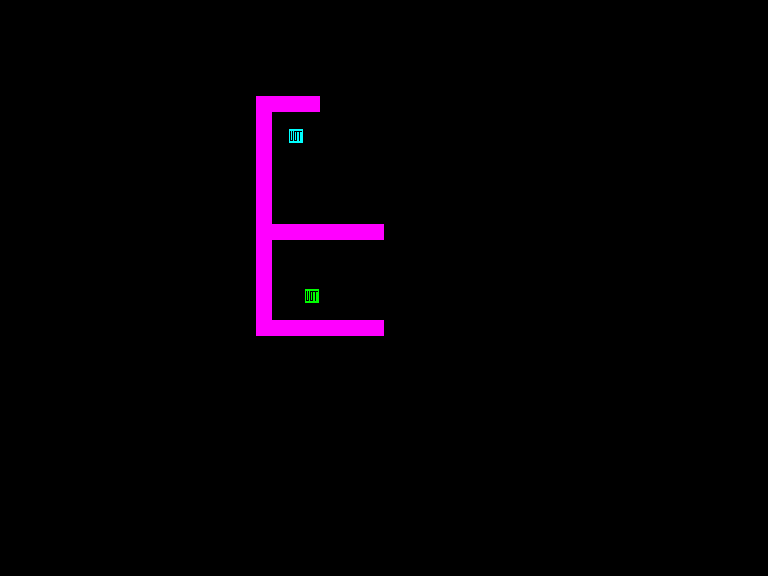

A level layout from a 2D game, rendered from its tile map. Below: a short description, then the map file with its tile-grid data intact:
An orthogonal 48x36 tile map with 16x16 px tiles, 2 tile layers (Tile Layer 1, Tile Layer 2).

<map version="1.0" tiledversion="1.0.3" orientation="orthogonal" renderorder="right-down" width="48" height="36" tilewidth="16" tileheight="16" nextobjectid="1">
 <tileset firstgid="1" source="Old/coop.tsx" />
 <layer name="Tile Layer 1" width="48" height="36">
  <data encoding="csv">
0,0,0,0,0,0,0,0,0,0,0,0,0,0,0,0,0,0,0,0,0,0,0,0,0,0,0,0,0,0,0,0,0,0,0,0,0,0,0,0,0,0,0,0,0,0,0,0,
0,0,0,0,0,0,0,0,0,0,0,0,0,0,0,0,0,0,0,0,0,0,0,0,0,0,0,0,0,0,0,0,0,0,0,0,0,0,0,0,0,0,0,0,0,0,0,0,
0,0,0,0,0,0,0,0,0,0,0,0,0,0,0,0,0,0,0,0,0,0,0,0,0,0,0,0,0,0,0,0,0,0,0,0,0,0,0,0,0,0,0,0,0,0,0,0,
0,0,0,0,0,0,0,0,0,0,0,0,0,0,0,0,0,0,0,0,0,0,0,0,0,0,0,0,0,0,0,0,0,0,0,0,0,0,0,0,0,0,0,0,0,0,0,0,
0,0,0,0,0,0,0,0,0,0,0,0,0,0,0,0,0,0,0,0,0,0,0,0,0,0,0,0,0,0,0,0,0,0,0,0,0,0,0,0,0,0,0,0,0,0,0,0,
0,0,0,0,0,0,0,0,0,0,0,0,0,0,0,0,0,0,0,0,0,0,0,0,0,0,0,0,0,0,0,0,0,0,0,0,0,0,0,0,0,0,0,0,0,0,0,0,
0,0,0,0,0,0,0,0,0,0,0,0,0,0,0,0,1,1,1,1,0,0,0,0,0,0,0,0,0,0,0,0,0,0,0,0,0,0,0,0,0,0,0,0,0,0,0,0,
0,0,0,0,0,0,0,0,0,0,0,0,0,0,0,0,1,0,0,0,0,0,0,0,0,0,0,0,0,0,0,0,0,0,0,0,0,0,0,0,0,0,0,0,0,0,0,0,
0,0,0,0,0,0,0,0,0,0,0,0,0,0,0,0,1,0,10,0,0,0,0,0,0,0,0,0,0,0,0,0,0,0,0,0,0,0,0,0,0,0,0,0,0,0,0,0,
0,0,0,0,0,0,0,0,0,0,0,0,0,0,0,0,1,0,0,0,0,0,0,0,0,0,0,0,0,0,0,0,0,0,0,0,0,0,0,0,0,0,0,0,0,0,0,0,
0,0,0,0,0,0,0,0,0,0,0,0,0,0,0,0,1,0,0,0,0,0,0,0,0,0,0,0,0,0,0,0,0,0,0,0,0,0,0,0,0,0,0,0,0,0,0,0,
0,0,0,0,0,0,0,0,0,0,0,0,0,0,0,0,1,0,0,0,0,0,0,0,0,0,0,0,0,0,0,0,0,0,0,0,0,0,0,0,0,0,0,0,0,0,0,0,
0,0,0,0,0,0,0,0,0,0,0,0,0,0,0,0,1,0,0,0,0,0,0,0,0,0,0,0,0,0,0,0,0,0,0,0,0,0,0,0,0,0,0,0,0,0,0,0,
0,0,0,0,0,0,0,0,0,0,0,0,0,0,0,0,1,0,0,0,0,0,0,0,0,0,0,0,0,0,0,0,0,0,0,0,0,0,0,0,0,0,0,0,0,0,0,0,
0,0,0,0,0,0,0,0,0,0,0,0,0,0,0,0,1,1,1,1,1,1,1,1,0,0,0,0,0,0,0,0,0,0,0,0,0,0,0,0,0,0,0,0,0,0,0,0,
0,0,0,0,0,0,0,0,0,0,0,0,0,0,0,0,0,0,0,0,0,0,0,0,0,0,0,0,0,0,0,0,0,0,0,0,0,0,0,0,0,0,0,0,0,0,0,0,
0,0,0,0,0,0,0,0,0,0,0,0,0,0,0,0,0,0,0,0,0,0,0,0,0,0,0,0,0,0,0,0,0,0,0,0,0,0,0,0,0,0,0,0,0,0,0,0,
0,0,0,0,0,0,0,0,0,0,0,0,0,0,0,0,0,0,0,0,0,0,0,0,0,0,0,0,0,0,0,0,0,0,0,0,0,0,0,0,0,0,0,0,0,0,0,0,
0,0,0,0,0,0,0,0,0,0,0,0,0,0,0,0,0,0,0,0,0,0,0,0,0,0,0,0,0,0,0,0,0,0,0,0,0,0,0,0,0,0,0,0,0,0,0,0,
0,0,0,0,0,0,0,0,0,0,0,0,0,0,0,0,0,0,0,0,0,0,0,0,0,0,0,0,0,0,0,0,0,0,0,0,0,0,0,0,0,0,0,0,0,0,0,0,
0,0,0,0,0,0,0,0,0,0,0,0,0,0,0,0,0,0,0,0,0,0,0,0,0,0,0,0,0,0,0,0,0,0,0,0,0,0,0,0,0,0,0,0,0,0,0,0,
0,0,0,0,0,0,0,0,0,0,0,0,0,0,0,0,0,0,0,0,0,0,0,0,0,0,0,0,0,0,0,0,0,0,0,0,0,0,0,0,0,0,0,0,0,0,0,0,
0,0,0,0,0,0,0,0,0,0,0,0,0,0,0,0,0,0,0,0,0,0,0,0,0,0,0,0,0,0,0,0,0,0,0,0,0,0,0,0,0,0,0,0,0,0,0,0,
0,0,0,0,0,0,0,0,0,0,0,0,0,0,0,0,0,0,0,0,0,0,0,0,0,0,0,0,0,0,0,0,0,0,0,0,0,0,0,0,0,0,0,0,0,0,0,0,
0,0,0,0,0,0,0,0,0,0,0,0,0,0,0,0,0,0,0,0,0,0,0,0,0,0,0,0,0,0,0,0,0,0,0,0,0,0,0,0,0,0,0,0,0,0,0,0,
0,0,0,0,0,0,0,0,0,0,0,0,0,0,0,0,0,0,0,0,0,0,0,0,0,0,0,0,0,0,0,0,0,0,0,0,0,0,0,0,0,0,0,0,0,0,0,0,
0,0,0,0,0,0,0,0,0,0,0,0,0,0,0,0,0,0,0,0,0,0,0,0,0,0,0,0,0,0,0,0,0,0,0,0,0,0,0,0,0,0,0,0,0,0,0,0,
0,0,0,0,0,0,0,0,0,0,0,0,0,0,0,0,0,0,0,0,0,0,0,0,0,0,0,0,0,0,0,0,0,0,0,0,0,0,0,0,0,0,0,0,0,0,0,0,
0,0,0,0,0,0,0,0,0,0,0,0,0,0,0,0,0,0,0,0,0,0,0,0,0,0,0,0,0,0,0,0,0,0,0,0,0,0,0,0,0,0,0,0,0,0,0,0,
0,0,0,0,0,0,0,0,0,0,0,0,0,0,0,0,0,0,0,0,0,0,0,0,0,0,0,0,0,0,0,0,0,0,0,0,0,0,0,0,0,0,0,0,0,0,0,0,
0,0,0,0,0,0,0,0,0,0,0,0,0,0,0,0,0,0,0,0,0,0,0,0,0,0,0,0,0,0,0,0,0,0,0,0,0,0,0,0,0,0,0,0,0,0,0,0,
0,0,0,0,0,0,0,0,0,0,0,0,0,0,0,0,0,0,0,0,0,0,0,0,0,0,0,0,0,0,0,0,0,0,0,0,0,0,0,0,0,0,0,0,0,0,0,0,
0,0,0,0,0,0,0,0,0,0,0,0,0,0,0,0,0,0,0,0,0,0,0,0,0,0,0,0,0,0,0,0,0,0,0,0,0,0,0,0,0,0,0,0,0,0,0,0,
0,0,0,0,0,0,0,0,0,0,0,0,0,0,0,0,0,0,0,0,0,0,0,0,0,0,0,0,0,0,0,0,0,0,0,0,0,0,0,0,0,0,0,0,0,0,0,0,
0,0,0,0,0,0,0,0,0,0,0,0,0,0,0,0,0,0,0,0,0,0,0,0,0,0,0,0,0,0,0,0,0,0,0,0,0,0,0,0,0,0,0,0,0,0,0,0,
0,0,0,0,0,0,0,0,0,0,0,0,0,0,0,0,0,0,0,0,0,0,0,0,0,0,0,0,0,0,0,0,0,0,0,0,0,0,0,0,0,0,0,0,0,0,0,0
</data>
 </layer>
 <layer name="Tile Layer 2" width="48" height="36">
  <data encoding="csv">
0,0,0,0,0,0,0,0,0,0,0,0,0,0,0,0,0,0,0,0,0,0,0,0,0,0,0,0,0,0,0,0,0,0,0,0,0,0,0,0,0,0,0,0,0,0,0,0,
0,0,0,0,0,0,0,0,0,0,0,0,0,0,0,0,0,0,0,0,0,0,0,0,0,0,0,0,0,0,0,0,0,0,0,0,0,0,0,0,0,0,0,0,0,0,0,0,
0,0,0,0,0,0,0,0,0,0,0,0,0,0,0,0,0,0,0,0,0,0,0,0,0,0,0,0,0,0,0,0,0,0,0,0,0,0,0,0,0,0,0,0,0,0,0,0,
0,0,0,0,0,0,0,0,0,0,0,0,0,0,0,0,0,0,0,0,0,0,0,0,0,0,0,0,0,0,0,0,0,0,0,0,0,0,0,0,0,0,0,0,0,0,0,0,
0,0,0,0,0,0,0,0,0,0,0,0,0,0,0,0,0,0,0,0,0,0,0,0,0,0,0,0,0,0,0,0,0,0,0,0,0,0,0,0,0,0,0,0,0,0,0,0,
0,0,0,0,0,0,0,0,0,0,0,0,0,0,0,0,0,0,0,0,0,0,0,0,0,0,0,0,0,0,0,0,0,0,0,0,0,0,0,0,0,0,0,0,0,0,0,0,
0,0,0,0,0,0,0,0,0,0,0,0,0,0,0,0,0,0,0,0,0,0,0,0,0,0,0,0,0,0,0,0,0,0,0,0,0,0,0,0,0,0,0,0,0,0,0,0,
0,0,0,0,0,0,0,0,0,0,0,0,0,0,0,0,0,0,0,0,0,0,0,0,0,0,0,0,0,0,0,0,0,0,0,0,0,0,0,0,0,0,0,0,0,0,0,0,
0,0,0,0,0,0,0,0,0,0,0,0,0,0,0,0,0,0,0,0,0,0,0,0,0,0,0,0,0,0,0,0,0,0,0,0,0,0,0,0,0,0,0,0,0,0,0,0,
0,0,0,0,0,0,0,0,0,0,0,0,0,0,0,0,0,0,0,0,0,0,0,0,0,0,0,0,0,0,0,0,0,0,0,0,0,0,0,0,0,0,0,0,0,0,0,0,
0,0,0,0,0,0,0,0,0,0,0,0,0,0,0,0,0,0,0,0,0,0,0,0,0,0,0,0,0,0,0,0,0,0,0,0,0,0,0,0,0,0,0,0,0,0,0,0,
0,0,0,0,0,0,0,0,0,0,0,0,0,0,0,0,0,0,0,0,0,0,0,0,0,0,0,0,0,0,0,0,0,0,0,0,0,0,0,0,0,0,0,0,0,0,0,0,
0,0,0,0,0,0,0,0,0,0,0,0,0,0,0,0,0,0,0,0,0,0,0,0,0,0,0,0,0,0,0,0,0,0,0,0,0,0,0,0,0,0,0,0,0,0,0,0,
0,0,0,0,0,0,0,0,0,0,0,0,0,0,0,0,0,0,0,0,0,0,0,0,0,0,0,0,0,0,0,0,0,0,0,0,0,0,0,0,0,0,0,0,0,0,0,0,
0,0,0,0,0,0,0,0,0,0,0,0,0,0,0,0,1,1,1,1,1,1,1,1,0,0,0,0,0,0,0,0,0,0,0,0,0,0,0,0,0,0,0,0,0,0,0,0,
0,0,0,0,0,0,0,0,0,0,0,0,0,0,0,0,1,0,0,0,0,0,0,0,0,0,0,0,0,0,0,0,0,0,0,0,0,0,0,0,0,0,0,0,0,0,0,0,
0,0,0,0,0,0,0,0,0,0,0,0,0,0,0,0,1,0,0,0,0,0,0,0,0,0,0,0,0,0,0,0,0,0,0,0,0,0,0,0,0,0,0,0,0,0,0,0,
0,0,0,0,0,0,0,0,0,0,0,0,0,0,0,0,1,0,0,0,0,0,0,0,0,0,0,0,0,0,0,0,0,0,0,0,0,0,0,0,0,0,0,0,0,0,0,0,
0,0,0,0,0,0,0,0,0,0,0,0,0,0,0,0,1,0,0,12,0,0,0,0,0,0,0,0,0,0,0,0,0,0,0,0,0,0,0,0,0,0,0,0,0,0,0,0,
0,0,0,0,0,0,0,0,0,0,0,0,0,0,0,0,1,0,0,0,0,0,0,0,0,0,0,0,0,0,0,0,0,0,0,0,0,0,0,0,0,0,0,0,0,0,0,0,
0,0,0,0,0,0,0,0,0,0,0,0,0,0,0,0,1,1,1,1,1,1,1,1,0,0,0,0,0,0,0,0,0,0,0,0,0,0,0,0,0,0,0,0,0,0,0,0,
0,0,0,0,0,0,0,0,0,0,0,0,0,0,0,0,0,0,0,0,0,0,0,0,0,0,0,0,0,0,0,0,0,0,0,0,0,0,0,0,0,0,0,0,0,0,0,0,
0,0,0,0,0,0,0,0,0,0,0,0,0,0,0,0,0,0,0,0,0,0,0,0,0,0,0,0,0,0,0,0,0,0,0,0,0,0,0,0,0,0,0,0,0,0,0,0,
0,0,0,0,0,0,0,0,0,0,0,0,0,0,0,0,0,0,0,0,0,0,0,0,0,0,0,0,0,0,0,0,0,0,0,0,0,0,0,0,0,0,0,0,0,0,0,0,
0,0,0,0,0,0,0,0,0,0,0,0,0,0,0,0,0,0,0,0,0,0,0,0,0,0,0,0,0,0,0,0,0,0,0,0,0,0,0,0,0,0,0,0,0,0,0,0,
0,0,0,0,0,0,0,0,0,0,0,0,0,0,0,0,0,0,0,0,0,0,0,0,0,0,0,0,0,0,0,0,0,0,0,0,0,0,0,0,0,0,0,0,0,0,0,0,
0,0,0,0,0,0,0,0,0,0,0,0,0,0,0,0,0,0,0,0,0,0,0,0,0,0,0,0,0,0,0,0,0,0,0,0,0,0,0,0,0,0,0,0,0,0,0,0,
0,0,0,0,0,0,0,0,0,0,0,0,0,0,0,0,0,0,0,0,0,0,0,0,0,0,0,0,0,0,0,0,0,0,0,0,0,0,0,0,0,0,0,0,0,0,0,0,
0,0,0,0,0,0,0,0,0,0,0,0,0,0,0,0,0,0,0,0,0,0,0,0,0,0,0,0,0,0,0,0,0,0,0,0,0,0,0,0,0,0,0,0,0,0,0,0,
0,0,0,0,0,0,0,0,0,0,0,0,0,0,0,0,0,0,0,0,0,0,0,0,0,0,0,0,0,0,0,0,0,0,0,0,0,0,0,0,0,0,0,0,0,0,0,0,
0,0,0,0,0,0,0,0,0,0,0,0,0,0,0,0,0,0,0,0,0,0,0,0,0,0,0,0,0,0,0,0,0,0,0,0,0,0,0,0,0,0,0,0,0,0,0,0,
0,0,0,0,0,0,0,0,0,0,0,0,0,0,0,0,0,0,0,0,0,0,0,0,0,0,0,0,0,0,0,0,0,0,0,0,0,0,0,0,0,0,0,0,0,0,0,0,
0,0,0,0,0,0,0,0,0,0,0,0,0,0,0,0,0,0,0,0,0,0,0,0,0,0,0,0,0,0,0,0,0,0,0,0,0,0,0,0,0,0,0,0,0,0,0,0,
0,0,0,0,0,0,0,0,0,0,0,0,0,0,0,0,0,0,0,0,0,0,0,0,0,0,0,0,0,0,0,0,0,0,0,0,0,0,0,0,0,0,0,0,0,0,0,0,
0,0,0,0,0,0,0,0,0,0,0,0,0,0,0,0,0,0,0,0,0,0,0,0,0,0,0,0,0,0,0,0,0,0,0,0,0,0,0,0,0,0,0,0,0,0,0,0,
0,0,0,0,0,0,0,0,0,0,0,0,0,0,0,0,0,0,0,0,0,0,0,0,0,0,0,0,0,0,0,0,0,0,0,0,0,0,0,0,0,0,0,0,0,0,0,0
</data>
 </layer>
</map>
